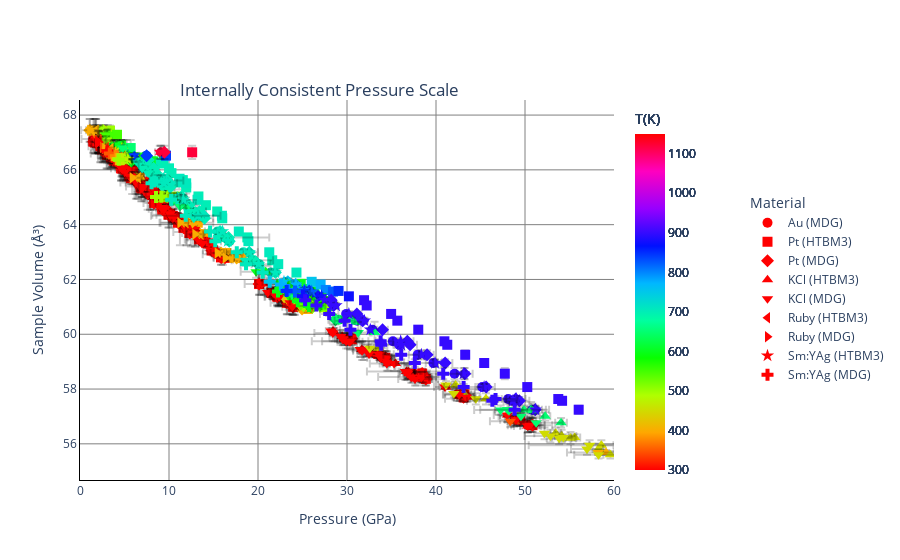

The cell this chart's notebook holds for it:
### Markdown cell above
Create interactive Figure

### Code cell
# Define different markers for each material for differentiation
markers = iter(['o', 's', 'D', '^', 'v', '<', '>', 'p', '*'])

# Create a new figure
fig = go.Figure()

min_temp = 300.0
max_temp = 1150.0
marker_symbols = ['circle', 'square', 'diamond', 'triangle-up', 'triangle-down', 'triangle-left', 'triangle-right', 'star', 'cross']

for idx, (material, data) in enumerate(materials.items()):
    x = data["Xvalues"]
    y = [val.nominal_value for val in data["Yvalues"]]
    temp = [val.nominal_value for val in data["temp"]]
    yerr = [val.std_dev for val in data["Yvalues"]]
    xerr = data["errors"]
    
    # Add scatter plot
    fig.add_trace(go.Scatter(
        x=x,
        y=y,
        mode='markers',
        name=material,
        marker=dict(
            color=temp,
            colorscale='hsv',  # Using the reversed color scale
            colorbar=dict(title='T(K)'),
            cmin=min_temp,
            cmax=max_temp,
            symbol=marker_symbols[idx],
            size=10,
        ),
        error_y=dict(
            type='data',  # Value of error bar given in data coordinates
            array=yerr,
            visible=True,
            color='rgba(0,0,0,0.2)'  # Making error bars slightly transparent
        ),
        error_x=dict(
            type='data',
            array=xerr,
            visible=True,
            color='rgba(0,0,0,0.2)'  # Making error bars slightly transparent
        ),
    ))

fig.update_layout(
    title=dict(text='Internally Consistent Pressure Scale', x=0.2, y=0.85),
    xaxis_title='Pressure (GPa)',
    yaxis_title='Sample Volume (Å³)',
    showlegend=True,
    legend_title="Material",
    legend=dict(x=1.25, y=0.5),
    plot_bgcolor='white',
    xaxis=dict(gridcolor='grey', linecolor='black', zerolinecolor='black', zerolinewidth=0.2, range=[0,60], dtick=10),
    yaxis=dict(gridcolor='grey', linecolor='black', zerolinecolor='black')

)

# Show the plot
fig.show()

### Figure 1 — Plotly figure (JSON) as saved in the notebook; plotly's stock layout.template omitted (floating-point values rounded to 4 significant figures; data arrays with more than 128 entries replaced by an {"elided": "..."} marker saying what was removed)
{"data": [{"error_x": {"array": {"elided": "174 float values"}, "color": "rgba(0,0,0,0.2)", "type": "data", "visible": true}, "error_y": {"array": {"elided": "174 float values"}, "color": "rgba(0,0,0,0.2)", "type": "data", "visible": true}, "marker": {"cmax": 1150, "cmin": 300, "color": {"elided": "174 float values"}, "colorbar": {"title": {"text": "T(K)"}}, "colorscale": [[0, "#ff0000"], [0.1111, "#ffa700"], [0.2222, "#afff00"], [0.3333, "#08ff00"], [0.4444, "#00ff9f"], [0.5556, "#00b7ff"], [0.6667, "#0010ff"], [0.7778, "#9700ff"], [0.8889, "#ff00bf"], [1, "#ff0000"]], "size": 10, "symbol": "circle"}, "mode": "markers", "name": "Au (MDG)", "type": "scatter", "x": {"elided": "174 float values"}, "y": {"elided": "174 float values"}}, {"error_x": {"array": {"elided": "174 float values"}, "color": "rgba(0,0,0,0.2)", "type": "data", "visible": true}, "error_y": {"array": {"elided": "174 float values"}, "color": "rgba(0,0,0,0.2)", "type": "data", "visible": true}, "marker": {"cmax": 1150, "cmin": 300, "color": {"elided": "174 float values"}, "colorbar": {"title": {"text": "T(K)"}}, "colorscale": [[0, "#ff0000"], [0.1111, "#ffa700"], [0.2222, "#afff00"], [0.3333, "#08ff00"], [0.4444, "#00ff9f"], [0.5556, "#00b7ff"], [0.6667, "#0010ff"], [0.7778, "#9700ff"], [0.8889, "#ff00bf"], [1, "#ff0000"]], "size": 10, "symbol": "square"}, "mode": "markers", "name": "Pt (HTBM3)", "type": "scatter", "x": {"elided": "174 float values"}, "y": {"elided": "174 float values"}}, {"error_x": {"array": {"elided": "174 float values"}, "color": "rgba(0,0,0,0.2)", "type": "data", "visible": true}, "error_y": {"array": {"elided": "174 float values"}, "color": "rgba(0,0,0,0.2)", "type": "data", "visible": true}, "marker": {"cmax": 1150, "cmin": 300, "color": {"elided": "174 float values"}, "colorbar": {"title": {"text": "T(K)"}}, "colorscale": [[0, "#ff0000"], [0.1111, "#ffa700"], [0.2222, "#afff00"], [0.3333, "#08ff00"], [0.4444, "#00ff9f"], [0.5556, "#00b7ff"], [0.6667, "#0010ff"], [0.7778, "#9700ff"], [0.8889, "#ff00bf"], [1, "#ff0000"]], "size": 10, "symbol": "diamond"}, "mode": "markers", "name": "Pt (MDG)", "type": "scatter", "x": {"elided": "174 float values"}, "y": {"elided": "174 float values"}}, {"error_x": {"array": {"elided": "172 float values"}, "color": "rgba(0,0,0,0.2)", "type": "data", "visible": true}, "error_y": {"array": {"elided": "172 float values"}, "color": "rgba(0,0,0,0.2)", "type": "data", "visible": true}, "marker": {"cmax": 1150, "cmin": 300, "color": {"elided": "172 float values"}, "colorbar": {"title": {"text": "T(K)"}}, "colorscale": [[0, "#ff0000"], [0.1111, "#ffa700"], [0.2222, "#afff00"], [0.3333, "#08ff00"], [0.4444, "#00ff9f"], [0.5556, "#00b7ff"], [0.6667, "#0010ff"], [0.7778, "#9700ff"], [0.8889, "#ff00bf"], [1, "#ff0000"]], "size": 10, "symbol": "triangle-up"}, "mode": "markers", "name": "KCl (HTBM3)", "type": "scatter", "x": {"elided": "172 float values"}, "y": {"elided": "172 float values"}}, {"error_x": {"array": {"elided": "172 float values"}, "color": "rgba(0,0,0,0.2)", "type": "data", "visible": true}, "error_y": {"array": {"elided": "172 float values"}, "color": "rgba(0,0,0,0.2)", "type": "data", "visible": true}, "marker": {"cmax": 1150, "cmin": 300, "color": {"elided": "172 float values"}, "colorbar": {"title": {"text": "T(K)"}}, "colorscale": [[0, "#ff0000"], [0.1111, "#ffa700"], [0.2222, "#afff00"], [0.3333, "#08ff00"], [0.4444, "#00ff9f"], [0.5556, "#00b7ff"], [0.6667, "#0010ff"], [0.7778, "#9700ff"], [0.8889, "#ff00bf"], [1, "#ff0000"]], "size": 10, "symbol": "triangle-down"}, "mode": "markers", "name": "KCl (MDG)", "type": "scatter", "x": {"elided": "172 float values"}, "y": {"elided": "172 float values"}}, {"error_x": {"array": [0.03454, 0.03643, 0.03634, 0.05658, 0.04328, 0.04374, 0.04764, 0.02317, 0.05028, 0.0838, 0.1512, 0.1723, 0.2029, 0.2124], "color": "rgba(0,0,0,0.2)", "type": "data", "visible": true}, "error_y": {"array": [0.405, 0.3973, 0.401, 0.04819, 0.4081, 0.06354, 0.4214, 0.4143, 0.03169, 0.5914, 0.8259, 0.04299, 0.01912, 0.06322], "color": "rgba(0,0,0,0.2)", "type": "data", "visible": true}, "marker": {"cmax": 1150, "cmin": 300, "color": [293, 293, 293, 350, 350, 400, 400, 400, 400, 400, 400, 400, 400, 400], "colorbar": {"title": {"text": "T(K)"}}, "colorscale": [[0, "#ff0000"], [0.1111, "#ffa700"], [0.2222, "#afff00"], [0.3333, "#08ff00"], [0.4444, "#00ff9f"], [0.5556, "#00b7ff"], [0.6667, "#0010ff"], [0.7778, "#9700ff"], [0.8889, "#ff00bf"], [1, "#ff0000"]], "size": 10, "symbol": "triangle-left"}, "mode": "markers", "name": "Ruby (HTBM3)", "type": "scatter", "x": [2.022, 2.132, 2.116, 3.707, 2.95, 3.494, 3.8, 1.816, 3.952, 6.575, 11.92, 13.59, 16.09, 16.99], "y": [67.03, 67.02, 67.0, 66.6, 66.82, 66.78, 66.66, 67.44, 66.58, 65.71, 64.07, 63.65, 62.96, 62.78]}, {"error_x": {"array": [0.264, 0.3412, 0.7542, 2.087, 1.287, 0.2678, 0.3746, 0.9633, 0.9227, 1.004, 0.9408, 0.9264, 0.742, 0.1396], "color": "rgba(0,0,0,0.2)", "type": "data", "visible": true}, "error_y": {"array": [0.405, 0.3973, 0.401, 0.04819, 0.4081, 0.06354, 0.4214, 0.4143, 0.03169, 0.5914, 0.8259, 0.04299, 0.01912, 0.06322], "color": "rgba(0,0,0,0.2)", "type": "data", "visible": true}, "marker": {"cmax": 1150, "cmin": 300, "color": [293, 293, 293, 350, 350, 400, 400, 400, 400, 400, 400, 400, 400, 400], "colorbar": {"title": {"text": "T(K)"}}, "colorscale": [[0, "#ff0000"], [0.1111, "#ffa700"], [0.2222, "#afff00"], [0.3333, "#08ff00"], [0.4444, "#00ff9f"], [0.5556, "#00b7ff"], [0.6667, "#0010ff"], [0.7778, "#9700ff"], [0.8889, "#ff00bf"], [1, "#ff0000"]], "size": 10, "symbol": "triangle-right"}, "mode": "markers", "name": "Ruby (MDG)", "type": "scatter", "x": [1.967, 2.077, 2.06, 3.294, 2.536, 2.77, 3.078, 1.086, 3.23, 5.863, 11.23, 12.91, 15.42, 16.32], "y": [67.03, 67.02, 67.0, 66.6, 66.82, 66.78, 66.66, 67.44, 66.58, 65.71, 64.07, 63.65, 62.96, 62.78]}, {"error_x": {"array": [0.05189, 0.06936, 0.05051, 0.0571, 0.06136, 0.06281, 0.05829, 0.0629, 0.05612, 0.1107, 0.09214, 0.1989, 0.2122, 0.2308, 0.1944, 0.07015, 0.06673, 0.08964, 0.1776, 0.1144, 0.1191, 0.1355, 0.1422, 0.1562, 0.1534, 0.1579, 0.1596, 0.1823, 0.151, 0.158, 0.156, 0.1619, 0.1679, 0.1776, 0.1812, 0.2003, 0.2006, 0.2378, 0.2463, 0.2504, 0.2632, 0.2755, 0.3129, 0.3992], "color": "rgba(0,0,0,0.2)", "type": "data", "visible": true}, "error_y": {"array": [0.02126, 0.03983, 0.04819, 0.04999, 0.05961, 0.06172, 0.05658, 0.05495, 0.05333, 0.06049, 0.049, 0.004246, 0.01288, 0.02693, 0.02949, 0.01843, 0.02174, 0.1757, 0.05519, 0.03687, 0.03703, 0.06515, 0.05597, 0.05778, 0.1177, 0.01898, 0.05377, 0.07005, 0.1107, 0.04237, 0.06787, 0.08743, 0.06877, 0.06678, 0.05005, 0.07678, 0.08189, 0.1667, 0.1396, 0.2039, 0.1142, 0.1008, 0.1349, 0.1478], "color": "rgba(0,0,0,0.2)", "type": "data", "visible": true}, "marker": {"cmax": 1150, "cmin": 300, "color": [293, 293, 350, 375, 400, 425, 450, 475, 500, 500, 500, 600, 600, 600, 600, 707, 707, 707, 707, 707, 707, 707, 707, 707, 755, 775, 800, 825, 850, 875, 900, 900, 900, 900, 900, 900, 900, 900, 900, 900, 900, 900, 900, 900], "colorbar": {"title": {"text": "T(K)"}}, "colorscale": [[0, "#ff0000"], [0.1111, "#ffa700"], [0.2222, "#afff00"], [0.3333, "#08ff00"], [0.4444, "#00ff9f"], [0.5556, "#00b7ff"], [0.6667, "#0010ff"], [0.7778, "#9700ff"], [0.8889, "#ff00bf"], [1, "#ff0000"]], "size": 10, "symbol": "star"}, "mode": "markers", "name": "Sm:YAg (HTBM3)", "type": "scatter", "x": [3.04, 4.063, 3.535, 4.282, 4.478, 5.019, 4.807, 5.372, 5.064, 9.809, 9.214, 23.5, 25.46, 26.71, 23.24, 9.723, 9.412, 11.62, 13.27, 16.02, 16.6, 19.02, 20.07, 21.94, 22.92, 24.25, 25.18, 26.04, 25.2, 27.14, 27.49, 28.77, 30.21, 31.96, 32.62, 36.03, 36.1, 38.36, 39.89, 43.1, 45.4, 49.01, 48.65, 51.16], "y": [66.67, 66.34, 66.6, 66.5, 66.39, 66.4, 66.39, 66.39, 66.37, 65.02, 65.01, 61.65, 61.2, 61.03, 61.56, 65.58, 65.51, 64.91, 64.33, 63.75, 63.4, 62.99, 62.56, 62.25, 61.91, 61.81, 61.62, 61.56, 61.58, 61.38, 61.24, 61.05, 60.74, 60.5, 60.17, 59.74, 59.62, 59.25, 58.95, 58.56, 58.07, 57.64, 57.57, 57.25]}, {"error_x": {"array": [0.1697, 0.2236, 0.1853, 0.185, 1.724, 1.323, 1.492, 1.586, 1.465, 1.761, 0.2724, 0.9936, 0.8971, 1.362, 0.8367, 0.5364, 0.3133, 1.074, 3.91, 0.5752, 0.6384, 0.6451, 0.6264, 0.757, 0.8144, 0.8488, 0.9132, 1.662, 0.9197, 0.993, 1.01, 1.026, 1.034, 1.129, 1.168, 1.377, 1.379, 2.003, 2.08, 2.041, 2.198, 2.358, 2.854, 3.869], "color": "rgba(0,0,0,0.2)", "type": "data", "visible": true}, "error_y": {"array": [0.02126, 0.03983, 0.04819, 0.04999, 0.05961, 0.06172, 0.05658, 0.05495, 0.05333, 0.06049, 0.049, 0.004246, 0.01288, 0.02693, 0.02949, 0.01843, 0.02174, 0.1757, 0.05519, 0.03687, 0.03703, 0.06515, 0.05597, 0.05778, 0.1177, 0.01898, 0.05377, 0.07005, 0.1107, 0.04237, 0.06787, 0.08743, 0.06877, 0.06678, 0.05005, 0.07678, 0.08189, 0.1667, 0.1396, 0.2039, 0.1142, 0.1008, 0.1349, 0.1478], "color": "rgba(0,0,0,0.2)", "type": "data", "visible": true}, "marker": {"cmax": 1150, "cmin": 300, "color": [293, 293, 350, 375, 400, 425, 450, 475, 500, 500, 500, 600, 600, 600, 600, 707, 707, 707, 707, 707, 707, 707, 707, 707, 755, 775, 800, 825, 850, 875, 900, 900, 900, 900, 900, 900, 900, 900, 900, 900, 900, 900, 900, 900], "colorbar": {"title": {"text": "T(K)"}}, "colorscale": [[0, "#ff0000"], [0.1111, "#ffa700"], [0.2222, "#afff00"], [0.3333, "#08ff00"], [0.4444, "#00ff9f"], [0.5556, "#00b7ff"], [0.6667, "#0010ff"], [0.7778, "#9700ff"], [0.8889, "#ff00bf"], [1, "#ff0000"]], "size": 10, "symbol": "cross"}, "mode": "markers", "name": "Sm:YAg (MDG)", "type": "scatter", "x": [3.075, 4.114, 3.356, 4.02, 4.127, 4.585, 4.284, 4.767, 4.372, 9.142, 8.542, 22.51, 24.47, 25.73, 22.25, 8.347, 8.037, 10.24, 11.88, 14.62, 15.2, 17.62, 18.66, 20.53, 21.32, 22.57, 23.4, 24.15, 23.22, 25.05, 25.29, 26.56, 28.0, 29.73, 30.39, 33.78, 33.84, 36.09, 37.62, 40.81, 43.1, 46.69, 46.33, 48.84], "y": [66.67, 66.34, 66.6, 66.5, 66.39, 66.4, 66.39, 66.39, 66.37, 65.02, 65.01, 61.65, 61.2, 61.03, 61.56, 65.58, 65.51, 64.91, 64.33, 63.75, 63.4, 62.99, 62.56, 62.25, 61.91, 61.81, 61.62, 61.56, 61.58, 61.38, 61.24, 61.05, 60.74, 60.5, 60.17, 59.74, 59.62, 59.25, 58.95, 58.56, 58.07, 57.64, 57.57, 57.25]}], "layout": {"legend": {"title": {"text": "Material"}, "x": 1.25, "y": 0.5}, "plot_bgcolor": "white", "showlegend": true, "title": {"text": "Internally Consistent Pressure Scale", "x": 0.2, "y": 0.85}, "xaxis": {"dtick": 10, "gridcolor": "grey", "linecolor": "black", "range": [0, 60], "title": {"text": "Pressure (GPa)"}, "zerolinecolor": "black", "zerolinewidth": 0.2}, "yaxis": {"gridcolor": "grey", "linecolor": "black", "title": {"text": "Sample Volume (Å³)"}, "zerolinecolor": "black"}}}
